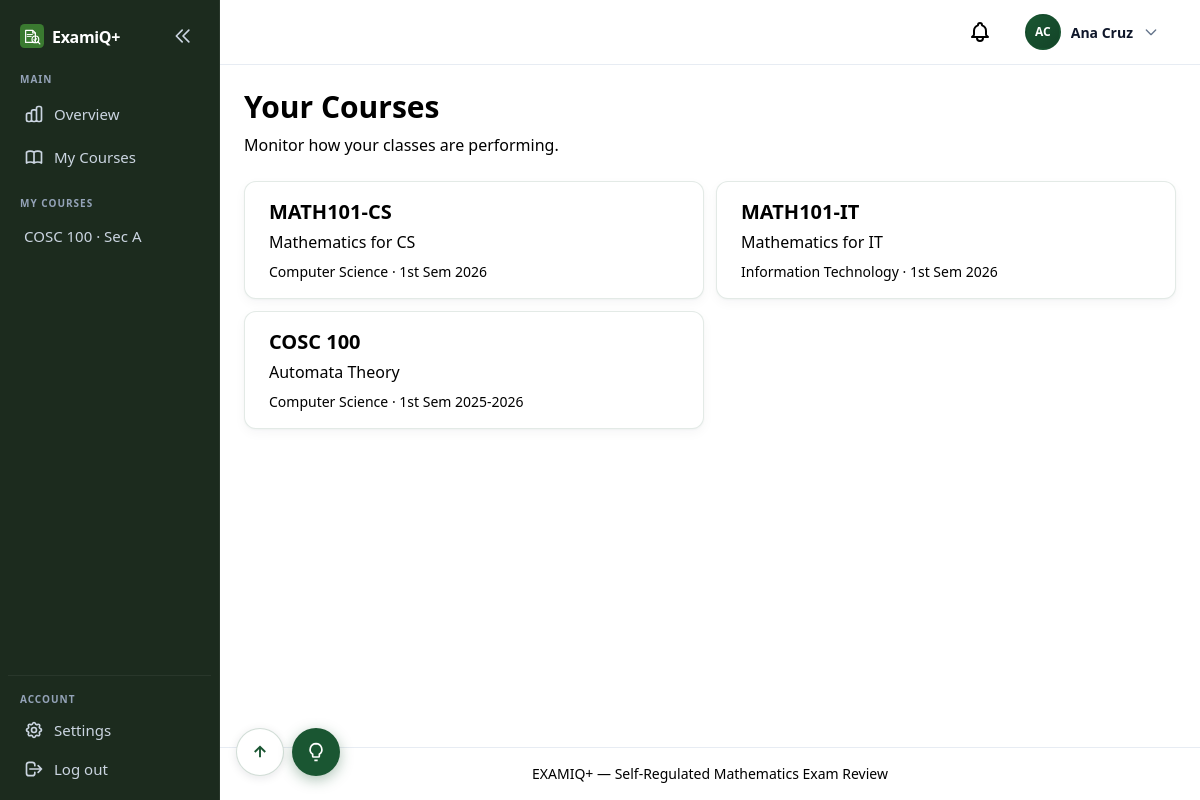
Screenshot of /professor/dashboard/ (signed in) with the database file from the repository.
### apps/users/models.py (models this page shows, shortened)
class Course(models.Model):
    program = models.ForeignKey(
        Program,
        on_delete=models.PROTECT,
        related_name="course_offerings",
    )
    code = models.CharField(max_length=20)
    name = models.CharField(max_length=200)
    term = models.CharField(max_length=50, default="1st Sem")
    academic_year = models.CharField(max_length=20, default="2026")
    section = models.CharField(max_length=20, default="A")
    is_archived = models.BooleanField(default=False)
    professor = models.ForeignKey(
        User,
        on_delete=models.SET_NULL,
        null=True,
        blank=True,
        related_name="courses_taught",
        limit_choices_to={"role": User.Role.PROFESSOR},
    )
    class Meta:
        verbose_name = "Course"
        verbose_name_plural = "Courses"
        ordering = ["-academic_year", "term", "code"]
        unique_together = [["code", "program", "term", "academic_year", "section"]]
    @property
    def display_label(self) -> str:
        prof = self.professor.get_full_name() if self.professor else "TBA"
        section_part = f"Sec {self.section}, " if self.section else ""
        return f"{self.code} {self.name}, {section_part}{prof}, {self.term} {self.academic_year}"

class User(AbstractUser):
    class Role(models.TextChoices):
        STUDENT = "student", "Student"
        PROFESSOR = "professor", "Faculty"
        CHAIRPERSON = "chairperson", "Department Chairperson"
        CAMPUS_ADMIN = "campus_admin", "Campus Administrator"
    class ApprovalStatus(models.TextChoices):
        APPROVED = "approved", "Approved"
        PENDING = "pending", "Pending"
        REJECTED = "rejected", "Rejected"
    class HomeDegreeProgram(models.TextChoices):
        CS = "cs", "Computer Science"
        IT = "it", "Information Technology"
        BSED_MATH = "bsed_math", "BSEd Mathematics"
        PSYCHOLOGY = "psychology", "Psychology"
        MARKETING = "marketing", "Marketing"
        HR = "hr", "Human Resources"
        HOSPITALITY = "hospitality", "Hospitality Management"
        CRIMINOLOGY = "criminology", "Criminology"
    username = None
    email = models.EmailField(unique=True)
    role = models.CharField(
        max_length=20,
        choices=Role.choices,
        default=Role.STUDENT,
    )
    department = models.ForeignKey(
        Department,
        on_delete=models.SET_NULL,
        null=True,
        blank=True,
        related_name="users",
    )
    home_degree_program = models.CharField(
        max_length=20,
        choices=HomeDegreeProgram.choices,
        blank=True,
        default="",
        help_text="Student's home degree program — scopes review course offerings.",
    )
    year_level = models.ForeignKey(
        "questions.YearLevel",
        on_delete=models.SET_NULL,
        null=True,
        blank=True,
        related_name="students",
        help_text="Student's current year level — scopes available subjects.",
    )
    section = models.ForeignKey(
        ProgramSection,
        on_delete=models.SET_NULL,
        null=True,
        blank=True,
        related_name="students",
        help_text="Student's cohort section for the current academic year.",
    )
    password_changed_at = models.DateTimeField(
        null=True,
        blank=True,
        help_text="When the user last changed their password.",
    )
    middle_name = models.CharField(max_length=150, blank=True, default="")
    profile_photo = models.ImageField(upload_to="profile_photos/", blank=True, null=True)
    student_number = models.CharField(
        max_length=9,
        unique=True,
        null=True,
        blank=True,
        help_text="Nine-digit student ID (students only).",
    )
    employee_id = models.CharField(
        max_length=50,
        blank=True,
        default="",
        help_text="Employee ID for faculty and chairperson accounts.",
    )
    phone_number = models.CharField(
        max_length=11,
        blank=True,
        default="",
        help_text="Eleven-digit mobile number.",
    )
    approval_status = models.CharField(
        max_length=20,
        choices=ApprovalStatus.choices,
        default=ApprovalStatus.APPROVED,
    )
    USERNAME_FIELD = "email"
    REQUIRED_FIELDS: list[str] = []
    objects = UserManager()
    class Meta:
        verbose_name = "User"
        verbose_name_plural = "Users"
        ordering = ["email"]
    def get_full_name(self) -> str:
        parts = [self.first_name, self.middle_name, self.last_name]
        return " ".join(part for part in parts if part).strip()
    @property
    def initials(self) -> str:
        parts = [self.first_name[:1], self.last_name[:1]]
        return "".join(p.upper() for p in parts if p) or self.email[:2].upper()

class Program(models.Model):
    slug = models.SlugField(max_length=30, unique=True)
    name = models.CharField(max_length=200)
    managing_department = models.ForeignKey(
        Department,
        on_delete=models.PROTECT,
        related_name="managed_programs",
        help_text="Department whose chairperson approves question-bank changes for this program.",
    )
    class Meta:
        verbose_name = "Program"
        verbose_name_plural = "Programs"
        ordering = ["name"]

### apps/analytics/views_professor.py (the view)
class ProfessorDashboardView(ProfessorRequiredMixin, ListView):
    model = Course
    template_name = "analytics/professor/dashboard.html"
    context_object_name = "courses"
    def get_queryset(self):
        return Course.objects.filter(professor=self.request.user, is_archived=False).select_related("program")

### templates/analytics/professor/dashboard.html (shortened to what this page needs)
{% extends "base.html" %}
{% block content %}
{% include "components/page_header.html" with title="Your Courses" subtitle="Monitor how your classes are performing." %}
{% if courses %}
<div class="bento-grid">
    {% for course in courses %}
    <div class="span-half">
        <a href="{% url 'analytics_professor:course_detail' course.pk %}"
           class="bento-card bento-card-inner hover:shadow-md hover:ring-2 hover:ring-sky-100 transition block group h-full">
            <h2 class="text-xl font-semibold text-examiq-cyan group-hover:text-sky-700">{{ course.code }}</h2>
            <p class="text-examiq-navy mt-1">{{ course.name }}</p>
            <p class="text-sm text-examiq-slate mt-2">{{ course.program.name }} · {{ course.term }} {{ course.academic_year }}</p>
        </a>
    </div>
    {% endfor %}
</div>
{% else %}
<div class="span-full">
    {% include "components/empty_state.html" with title="No courses yet" body="Create a course offering to start tracking student performance." cta_url="/professor/courses/create/" cta_label="Create course offering" %}
</div>
{% endif %}
{% endblock %}

### templates/components/sidebar.html (shortened to what this page needs)
{% if user.is_authenticated %}
<aside id="app-sidebar" class="app-sidebar">
    <div class="app-sidebar-inner">
        <div class="app-sidebar-header">
            {% include "components/sidebar_logo.html" %}
            <button type="button" id="sidebar-collapse-toggle" class="sidebar-collapse-toggle" aria-label="Collapse sidebar" aria-expanded="true">
                <svg class="w-5 h-5 sidebar-collapse-icon" fill="none" stroke="currentColor" viewBox="0 0 24 24"><path stroke-linecap="round" stroke-linejoin="round" stroke-width="2" d="M11 19l-7-7 7-7m8 14l-7-7 7-7"/></svg>
            </button>
        </div>
        <nav class="app-sidebar-nav" aria-label="Main navigation">
            {% if user.role == "student" %}
                <p class="sidebar-section-label">Main</p>
                <a href="{% url 'analytics_student:dashboard' %}" title="Dashboard"
                   class="sidebar-link {% if request.resolver_match.url_name == 'dashboard' and request.resolver_match.namespace == 'analytics_student' %}sidebar-link-active{% endif %}"
                   aria-label="Dashboard">
                    <svg class="sidebar-icon" fill="none" stroke="currentColor" viewBox="0 0 24 24" aria-hidden="true"><path stroke-linecap="round" stroke-linejoin="round" stroke-width="2" d="M4 6a2 2 0 012-2h2a2 2 0 012 2v2a2 2 0 01-2 2H6a2 2 0 01-2-2V6zM14 6a2 2 0 012-2h2a2 2 0 012 2v2a2 2 0 01-2 2h-2a2 2 0 01-2-2V6zM4 16a2 2 0 012-2h2a2 2 0 012 2v2a2 2 0 01-2 2H6a2 2 0 01-2-2v-2zM14 16a2 2 0 012-2h2a2 2 0 012 2v2a2 2 0 01-2 2h-2a2 2 0 01-2-2v-2z"/></svg>
                    <span class="sidebar-label">Dashboard</span>
                </a>
                <a href="{% url 'reviews:setup' %}" title="Start Review"
                   class="sidebar-link {% if request.resolver_match.url_name == 'setup' %}sidebar-link-active{% endif %}"
                   aria-label="Start Review">
                    <svg class="sidebar-icon" fill="none" stroke="currentColor" viewBox="0 0 24 24" aria-hidden="true"><path stroke-linecap="round" stroke-linejoin="round" stroke-width="2" d="M12 8v4l3 3m6-3a9 9 0 11-18 0 9 9 0 0118 0z"/></svg>
                    <span class="sidebar-label">Start Review</span>
                </a>
                <p class="sidebar-section-label">Insights</p>
                <a href="{% url 'analytics_student:session_history' %}" title="Session History"
                   class="sidebar-link {% if request.resolver_match.url_name == 'session_history' %}sidebar-link-active{% endif %}"
                   aria-label="Session History">
                    <svg class="sidebar-icon" fill="none" stroke="currentColor" viewBox="0 0 24 24" aria-hidden="true"><path stroke-linecap="round" stroke-linejoin="round" stroke-width="2" d="M12 8v4l3 3m6-3a9 9 0 11-18 0 9 9 0 0118 0z"/></svg>
                    <span class="sidebar-label">Session History</span>
                </a>
                <a href="{% url 'analytics_student:mistakes' %}" title="Mistakes"
                   class="sidebar-link {% if request.resolver_match.url_name == 'mistakes' %}sidebar-link-active{% endif %}"
                   aria-label="Mistakes">
                    <svg class="sidebar-icon" fill="none" stroke="currentColor" viewBox="0 0 24 24" aria-hidden="true"><path stroke-linecap="round" stroke-linejoin="round" stroke-width="2" d="M12 9v2m0 4h.01m-6.938 4h13.856c1.54 0 2.502-1.667 1.732-3L13.732 4c-.77-1.333-2.694-1.333-3.464 0L3.34 16c-.77 1.333.192 3 1.732 3z"/></svg>
                    <span class="sidebar-label">Mistakes</span>
                </a>
                <a href="{% url 'analytics_student:mistake_patterns' %}" title="Weak Areas"
                   class="sidebar-link {% if request.resolver_match.url_name == 'mistake_patterns' %}sidebar-link-active{% endif %}"
                   aria-label="Weak Areas">
                    <svg class="sidebar-icon" fill="none" stroke="currentColor" viewBox="0 0 24 24" aria-hidden="true"><path stroke-linecap="round" stroke-linejoin="round" stroke-width="2" d="M9 19v-6a2 2 0 00-2-2H5a2 2 0 00-2 2v6a2 2 0 002 2h2a2 2 0 002-2zm0 0V9a2 2 0 012-2h2a2 2 0 012 2v10m-6 0a2 2 0 002 2h2a2 2 0 002-2m0 0V5a2 2 0 012-2h2a2 2 0 012 2v14a2 2 0 01-2 2h-2a2 2 0 01-2-2z"/></svg>
                    <span class="sidebar-label">Weak Areas</span>
                </a>
                <a href="{% url 'analytics_student:topic_progress' %}" title="Topic Progress"
                   class="sidebar-link {% if request.resolver_match.url_name == 'topic_progress' %}sidebar-link-active{% endif %}"
                   aria-label="Topic Progress">
                    <svg class="sidebar-icon" fill="none" stroke="currentColor" viewBox="0 0 24 24" aria-hidden="true"><path stroke-linecap="round" stroke-linejoin="round" stroke-width="2" d="M13 7h8m0 0v8m0-8l-8 8-4-4-6 6"/></svg>
                    <span class="sidebar-label">Topic Progress</span>
                </a>
            {% elif user.role == "professor" %}
                <p class="sidebar-section-label">Main</p>
                <a href="{% url 'analytics_professor:overview' %}" title="Overview"
                   class="sidebar-link {% if request.resolver_match.url_name == 'overview' %}sidebar-link-active{% endif %}"
                   aria-label="Overview">
                    <span class="sidebar-label">Overview</span>
                </a>
                <a href="{% url 'analytics_professor:course_list' %}" title="My Courses"
                   class="sidebar-link {% if request.resolver_match.url_name == 'course_list' or request.resolver_match.url_name == 'course_create' %}sidebar-link-active{% endif %}"
                   aria-label="My Courses">
                    <span class="sidebar-label">My Courses</span>
                </a>
                {% if professor_courses %}
                <p class="sidebar-section-label sidebar-course-label">My courses</p>
                <div class="sidebar-course-list">
                    {% for course in professor_courses %}
                    <a href="{% url 'analytics_professor:course_detail' course.pk %}" title="{{ course.display_label }}"
                       class="sidebar-link sidebar-link-compact {% if sidebar_course.pk == course.pk %}sidebar-link-active{% endif %}">
                        <span class="sidebar-label">{% if course.section %}{{ course.code }} · Sec {{ course.section }}{% else %}{{ course.code }}{% endif %}</span>
                    </a>
                    {% endfor %}
                </div>
                {% endif %}
            {% endif %}
        </nav>
        <div class="app-sidebar-account" aria-label="Account">
            <p class="sidebar-section-label">Account</p>
            <a href="{% url 'users:profile' %}" title="Settings"
               class="sidebar-link {% if request.resolver_match.namespace == 'users' %}sidebar-link-active{% endif %}"
               aria-label="Settings">
                <span class="sidebar-label">Settings</span>
            </a>
            <a href="{% url 'account_logout' %}" title="Log out"
               class="sidebar-link"
               aria-label="Log out">
                <svg class="sidebar-icon" fill="none" stroke="currentColor" viewBox="0 0 24 24" aria-hidden="true"><path stroke-linecap="round" stroke-linejoin="round" stroke-width="2" d="M17 16l4-4m0 0l-4-4m4 4H7m6 4v1a3 3 0 01-3 3H6a3 3 0 01-3-3V7a3 3 0 013-3h4a3 3 0 013 3v1"/></svg>
                <span class="sidebar-label">Log out</span>
            </a>
        </div>
    </div>
</aside>
{% endif %}

### templates/components/navbar.html (shortened to what this page needs)
{% if user.is_authenticated %}
<header class="app-topbar">
    <div class="app-topbar-inner">
        <a href="{% url 'users:notifications' %}" class="relative p-2 text-examiq-slate hover:text-examiq-navy" aria-label="Notifications">
        </a>
        <div class="profile-dropdown" data-dropdown>
            <button type="button" class="profile-dropdown-trigger" data-dropdown-toggle aria-expanded="false" aria-haspopup="true">
                {% include "components/profile_avatar_upload.html" with size="nav" show_camera=False preview_id="nav-avatar-preview" %}
                <span class="profile-name hidden sm:inline">{{ user.get_full_name|default:user.email }}</span>
                <svg class="profile-chevron w-4 h-4" fill="none" stroke="currentColor" viewBox="0 0 24 24">
                    <path stroke-linecap="round" stroke-linejoin="round" stroke-width="2" d="M19 9l-7 7-7-7"/>
                </svg>
            </button>
        </div>
    </div>
</header>
{% endif %}

### templates/components/profile_avatar_upload.html (shortened to what this page needs)
{% load static %}
<div class="profile-avatar-wrap profile-avatar-wrap--{{ size|default:'form' }}">
    {% if user.profile_photo %}
    <img src="{{ user.profile_photo.url }}"
         alt=""
         class="profile-avatar-image"
         id="{% if preview_id %}{{ preview_id }}{% else %}profile-photo-preview{% endif %}">
    {% else %}
    <span class="profile-avatar profile-avatar--{{ user.role }} profile-avatar-image"
          id="{% if preview_id %}{{ preview_id }}{% else %}profile-photo-preview-fallback{% endif %}"
          aria-hidden="true">{{ user.initials }}</span>
    {% endif %}
</div>

### rows the page displays
Course: code "COSC 100", section "A", name "Automata Theory", program.name "Computer Science", term "1st Sem", academic_year "2025-2026"
User: initials "AC", get_full_name "Ana Cruz"
Course: code "MATH101-CS", name "Mathematics for CS", program.name "Computer Science", term "1st Sem", academic_year "2026"
Course: code "MATH101-IT", name "Mathematics for IT", program.name "Information Technology", term "1st Sem", academic_year "2026"

### other values shown
{{ title }} "Your Courses"
{{ subtitle }} "Monitor how your classes are performing."
